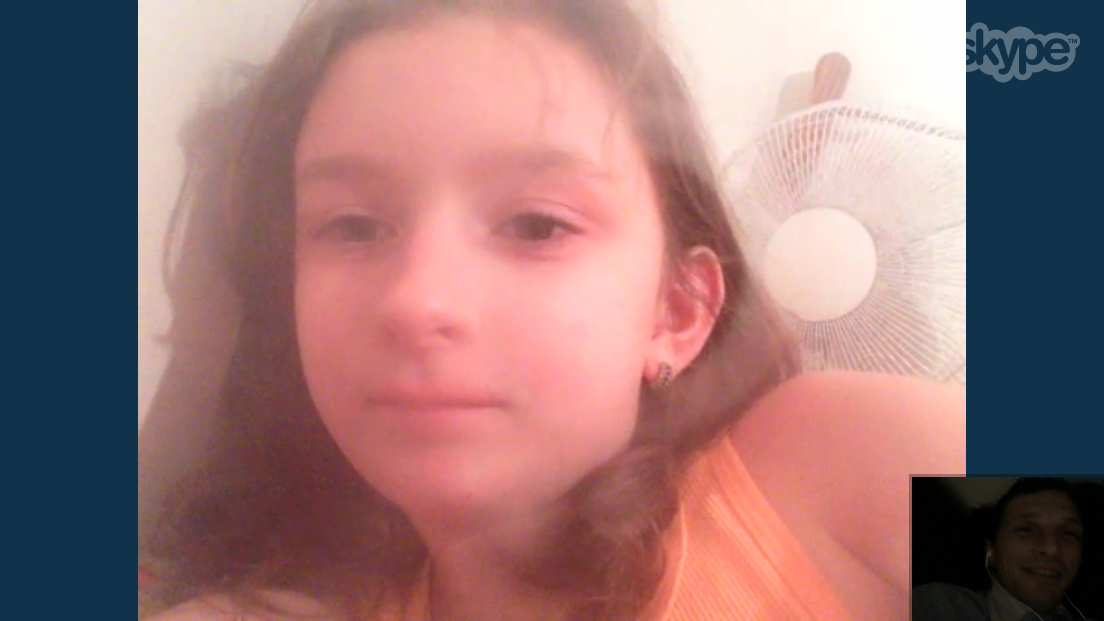
#> input picture lana_kernel_pic.PNG, 2208 x 1242 px (shown at 1/2 size)
$ python dsh_attachment_pixels.py lana_kernel_pic.PNG
#> lines starting #> are read from the running program, lines starting #| are printed output that depends on the picture; after the words box and inside, x2 and y2 are one past the last pixel; in counts of white or black regions, pixels touching at a corner belong together
#!/usr/bin/env python3
"""dsh_attachment_pixels.py - inspect a DSH attachment blob as measurable pixel data.

DSH stores attachments content-addressed:
    ${DSH_HOME:-~/.dsh}/attachments/v1/objects/<first-2-hex>/<full-sha256>
so the sha256 shown in an "[image omitted ...]" placeholder maps directly to a file.

Usage:  python3 dsh_attachment_pixels.py <sha256-or-prefix-or-path>
        python3 dsh_attachment_pixels.py -            # read image bytes on stdin
        cat shot.jpg | python3 dsh_attachment_pixels.py -

Accepts a path (with U+202F/U+00A0 normalised, as macOS screenshot names use a
narrow no-break space), a bare sha256 or any unambiguous prefix of one, or raw
image bytes on stdin. Prints only measured values: dimensions, dominant colours,
a downsampled mean-colour grid, and coarse structural statistics. No
interpretation is added.
"""
import glob
import hashlib
import io
import os
import sys

import numpy as np
from PIL import Image

STORE = os.path.join(os.environ.get("DSH_HOME", os.path.expanduser("~/.dsh")),
                     "attachments", "v1", "objects")

# macOS writes U+202F NARROW NO-BREAK SPACE before AM/PM in screenshot names.
# Shells, editors and chat transports silently mangle it, so normalise it back.
EXOTIC_SPACE = {0x202F: " ", 0x00A0: " ", 0x2007: " ", 0x2009: " ", 0x3000: " "}


def normalise(s):
    return s.translate(EXOTIC_SPACE)


def find_on_disk(arg):
    """Path lookup that survives an invisible-space mangled filename."""
#> called with arg = 'lana_kernel_pic.PNG'
    for cand in (arg, normalise(arg)):
        if os.path.isfile(cand):
            return cand
    if os.sep in normalise(arg):
        hits = glob.glob(normalise(arg))
        if len(hits) == 1:
            return hits[0]
        if len(hits) > 1:
            raise SystemExit("ambiguous path %r matches:\n  %s"
                             % (arg, "\n  ".join(sorted(hits))))
    return None


def describe(arg):
    return "".join(c if 0x20 <= ord(c) <= 0x7E else "<U+%04X>" % ord(c) for c in arg)


def resolve(arg):
    on_disk = find_on_disk(arg)
    if on_disk is not None:
        return on_disk, None

    prefix = normalise(arg).lower()
    for tag in ("sha256:", "attach_sha256:", "blob:", "objects/"):
        if tag in prefix:
            prefix = prefix.split(tag, 1)[1]
    prefix = prefix.strip()
    if not all(c in "0123456789abcdef" for c in prefix) or len(prefix) < 2:
        raise SystemExit(
            "not a path and not a hex sha256: %s\n"
            "  (if this came from a shell, the name may contain U+202F; "
            "pass the sha256 or use stdin: '-')" % describe(arg))

    for d in sorted(os.listdir(STORE)):
        full = os.path.join(STORE, d)
        if not os.path.isdir(full):
            continue
        for name in sorted(os.listdir(full)):
            if name.startswith(prefix):
                return os.path.join(full, name), None

    raise SystemExit(
        "no blob matching %r under %s\n"
        "  the file exists on disk but was never stored as a DSH attachment;\n"
        "  run it by path, or pipe it: cat <file> | %s -"
        % (describe(arg), STORE, os.path.basename(sys.argv[0])))


def main():
    if len(sys.argv) != 2:
        raise SystemExit(__doc__.strip())

    arg = sys.argv[1]
    if arg == "-":
        raw = sys.stdin.buffer.read()
        if not raw:
            raise SystemExit("stdin was empty: nothing to measure")
        path, source = "<stdin>", io.BytesIO(raw)
    else:
        path, _ = resolve(arg)
        raw = open(path, "rb").read()
        source = path

    digest = hashlib.sha256(raw).hexdigest()

    im = Image.open(source)
#> im is the input picture: PIL image 2208x1242 RGB; mean R, G, B 154.1, 117.5, 118.3
    fmt, mode = im.format, im.mode
#> fmt = 'PNG'; mode = 'RGB'
    im = im.convert("RGB")
    w, h = im.size
#> w = 2208; h = 1242
    a = np.asarray(im).astype(np.uint16)

    print("file            %s" % path)
    print("bytes           %d" % len(raw))
    print("sha256          %s" % digest)
    print("name==sha256    %s"
          % (digest == os.path.basename(path) if path != "<stdin>" else "n/a (stdin)"))
    print("format/mode     %s / %s" % (fmt, mode))
#| format/mode     PNG / RGB
    print("dimensions      %dx%d  (aspect %.3f)" % (w, h, w / h))
#| dimensions      2208x1242  (aspect 1.778)

    # ---- dominant colours (16-level bins, JPEG-noise tolerant) ----
    flat = ((a // 24) * 24 + 12).reshape(-1, 3)
    uniq, counts = np.unique(flat, axis=0, return_counts=True)
#> uniq = 153 rows, first 8: [12, 12, 12], [12, 12, 36], [12, 36, 12], [12, 36, 36], [12, 36, 60], [12, 60, 84], [36, 12, 12], [36, 12, 36]; counts = 153 values, max 592550 at index 5, min 1 at index 15, mean 17923.8
    order = np.argsort(-counts)
#> order = 153 values, max 152 at index 14, min 0 at index 10, mean 76
    print("\ntop colours (quantised to 24-level bins):")
    for i in order[:12]:
        r, g, b = (int(v) for v in uniq[i])
        pct = 100.0 * counts[i] / len(flat)
        print("  #%02x%02x%02x  %5.2f%%   rgb(%3d,%3d,%3d)" % (r, g, b, pct, r, g, b))
#> this loop made 12 passes
#> (i, r, g, b, pct) on passes 1 to 12: (5, 12, 60, 84, 21.61), (33, 108, 60, 60, 4.23), (113, 228, 132, 132, 3.98), (141, 252, 180, 180, 3.93), (149, 252, 228, 228, 2.89), (137, 252, 156, 156, 2.87), (91, 204, 108, 108, 2.82), (57, 156, 84, 84, 2.6), (45, 132, 84, 84, 2.56), (124, 228, 204, 204, 2.55), (0, 12, 12, 12, 2.54), (75, 180, 108, 108, 2.43)
#|   #0c3c54  21.61%   rgb( 12, 60, 84)
#|   #6c3c3c   4.23%   rgb(108, 60, 60)
#|   #e48484   3.98%   rgb(228,132,132)
#|   #fcb4b4   3.93%   rgb(252,180,180)
#|   #fce4e4   2.89%   rgb(252,228,228)
#|   #fc9c9c   2.87%   rgb(252,156,156)
#|   #cc6c6c   2.82%   rgb(204,108,108)
#|   #9c5454   2.60%   rgb(156, 84, 84)
#> (further printed lines are left out)

    # ---- coarse spatial layout: mean colour of each cell ----
    gw, gh = 8, 12
    print("\nmean-colour grid %dx%d (row 0 = top):" % (gw, gh))
    for gy in range(gh):
        y0, y1 = h * gy // gh, h * (gy + 1) // gh
        row = []
        for gx in range(gw):
            x0, x1 = w * gx // gw, w * (gx + 1) // gw
            cell = a[y0:y1, x0:x1].reshape(-1, 3).mean(axis=0)
            row.append("#%02x%02x%02x" % tuple(int(v) for v in cell))
        print("  " + " ".join(row))

    # ---- coarse structural stats ----
    lum = (0.2126 * a[..., 0] + 0.7152 * a[..., 1] + 0.0722 * a[..., 2])
    r, g, b = a[..., 0].astype(int), a[..., 1].astype(int), a[..., 2].astype(int)
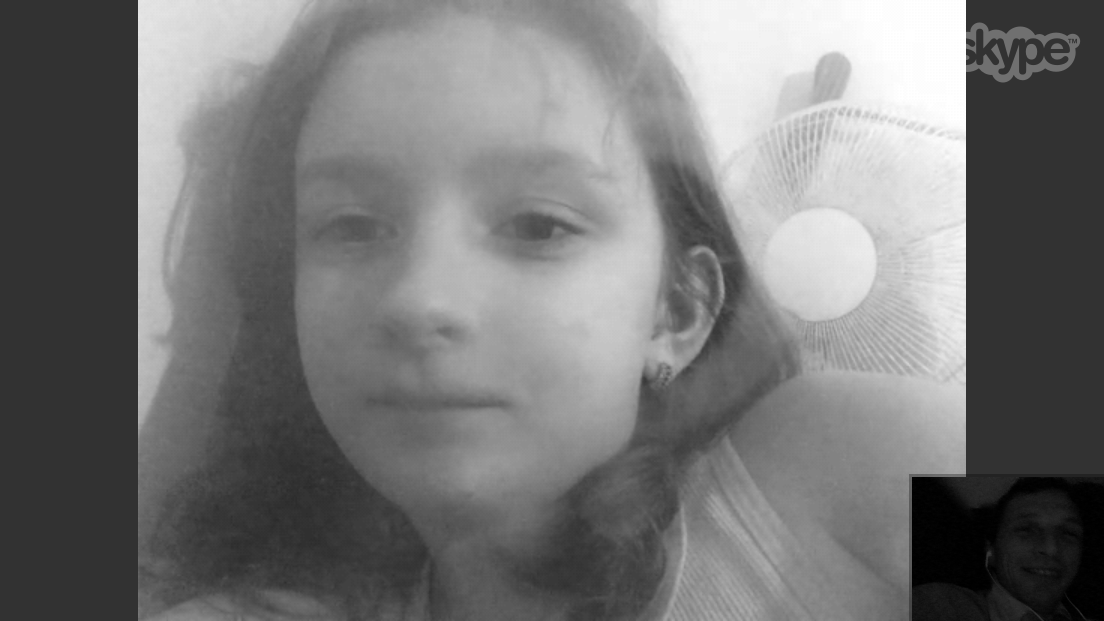
#> g: shape (1242, 2208) int64 (shown at 1/2 size); min 0, max 255, mean 117.5
    mx, mn = np.maximum(np.maximum(r, g), b), np.minimum(np.minimum(r, g), b)
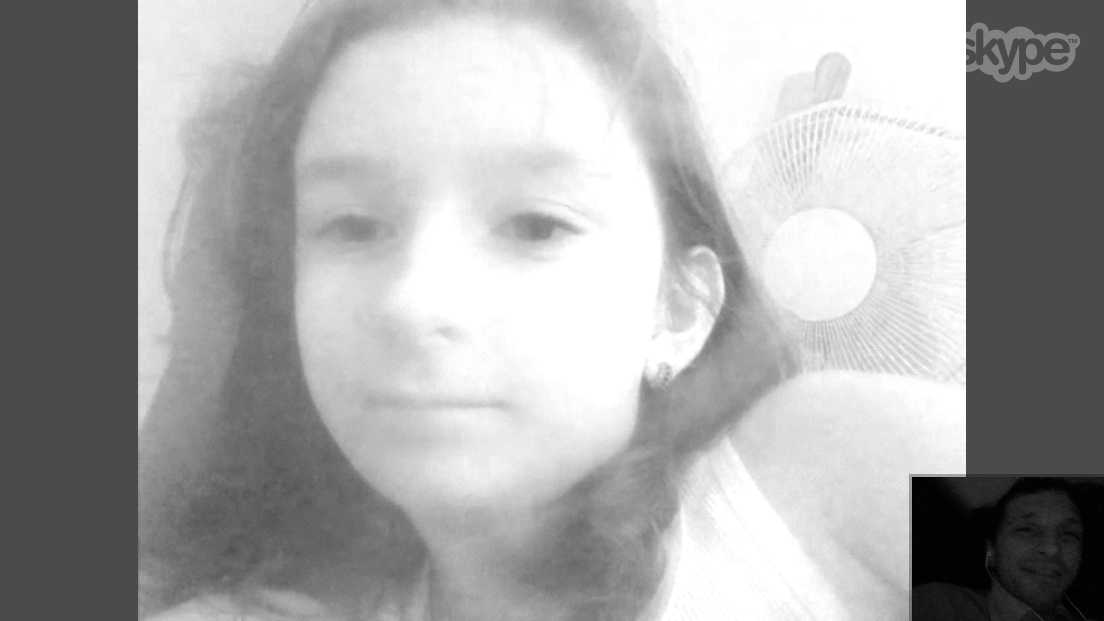
#> mx: shape (1242, 2208) int64 (shown at 1/2 size); min 0, max 255, mean 166.9
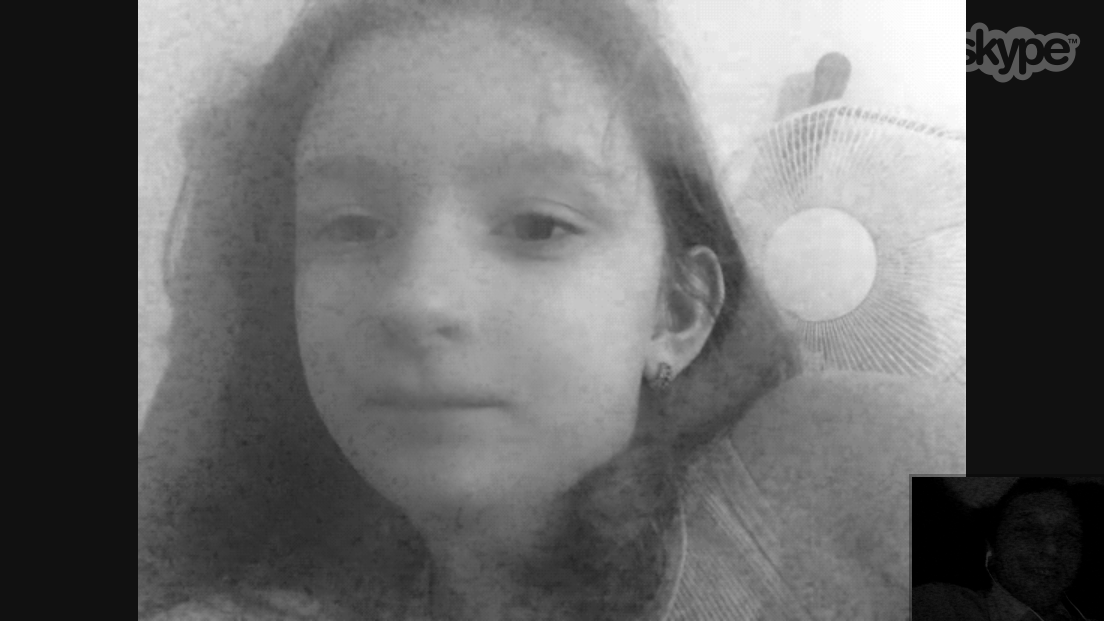
#> mn: shape (1242, 2208) int64 (shown at 1/2 size); min 0, max 255, mean 105
    sat = np.where(mx > 0, (mx - mn) / np.maximum(mx, 1), 0)
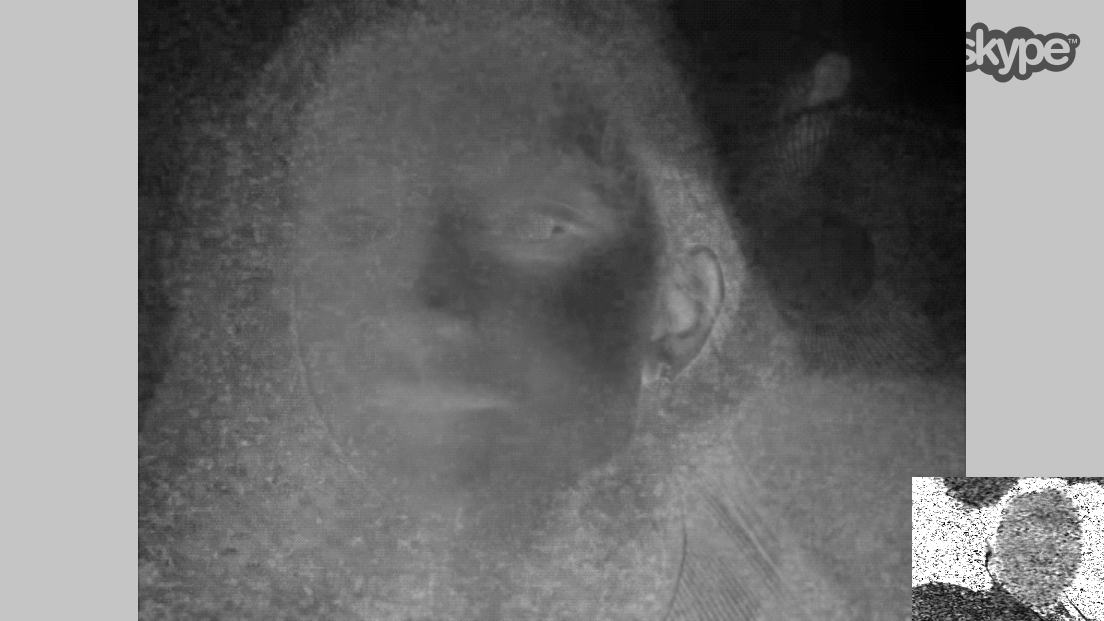
#> sat: shape (1242, 2208) float64 (shown at 1/2 size); min 0, max 1, mean 0.449

    skin = ((r > 95) & (g > 40) & (b > 20) & ((mx - mn) > 15)
            & (abs(r - g) > 15) & (r > g) & (r > b))
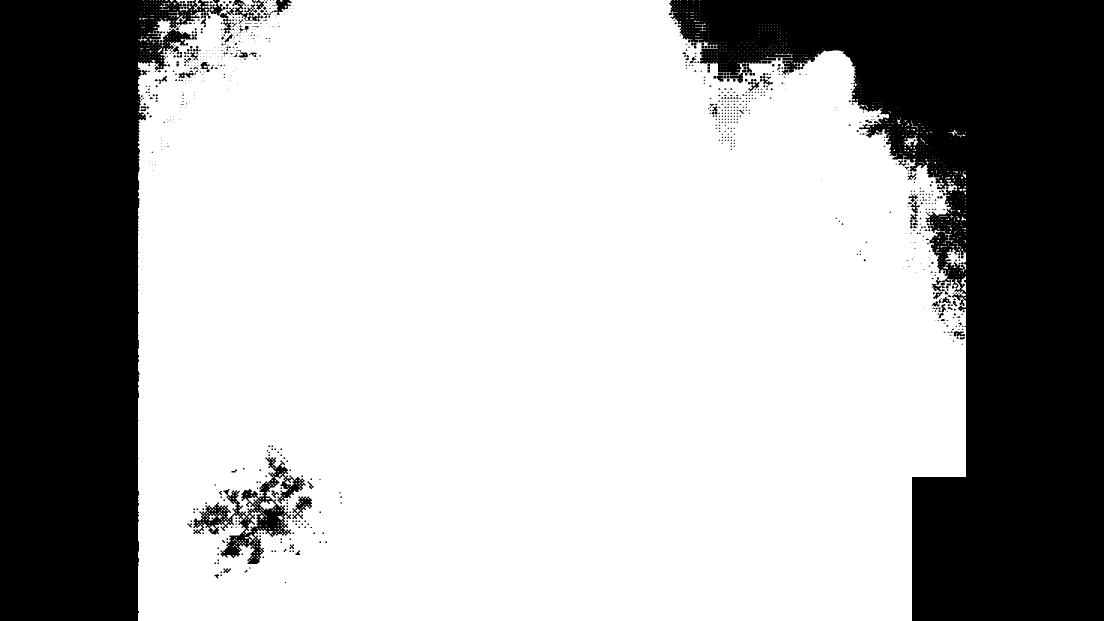
#> skin: shape (1242, 2208) bool (shown at 1/2 size); 68.1% white; 954 black regions (770 under 20 px), largest, box (x1, y1, x2, y2) and area: (1338, 0, 2208, 1242) 492688, (0, 0, 418, 1242) 353245, (387, 915, 612, 1128) 12477
    near_black = lum < 25
#> near_black: shape (1242, 2208) bool; 3.2% white; 210 white regions (205 under 20 px), largest, box (x1, y1, x2, y2) and area: (1824, 954, 2208, 1242) 85588, (2040, 1221, 2082, 1242) 445, (1987, 1196, 1996, 1217) 58, (2068, 1111, 2078, 1122) 50, (2064, 1103, 2073, 1111) 35
    near_white = lum > 230
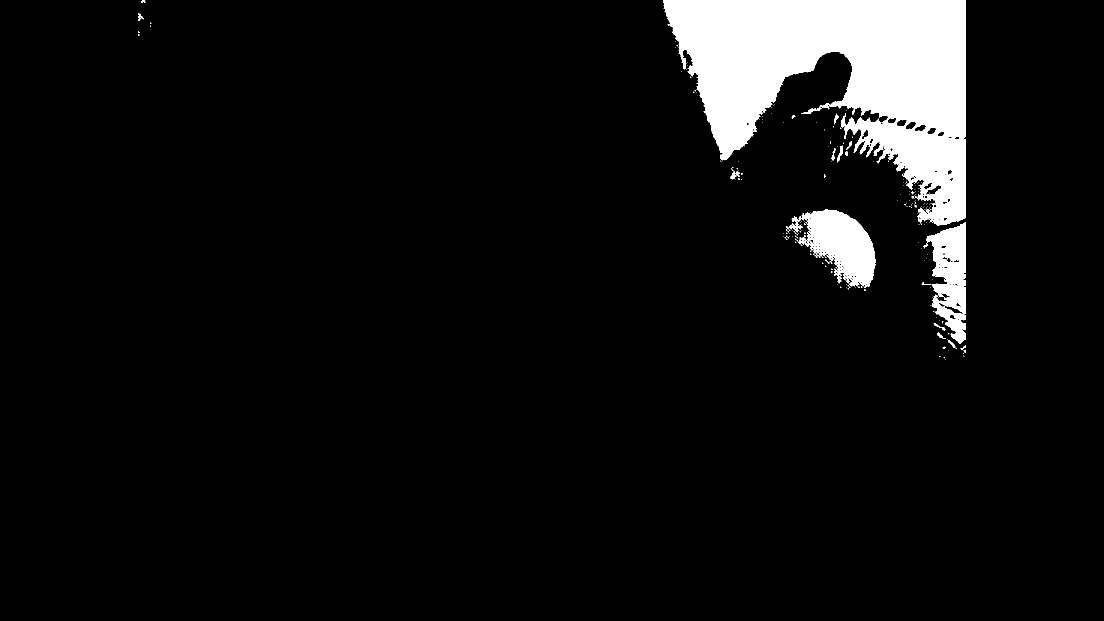
#> near_white: shape (1242, 2208) bool (shown at 1/2 size); 6.4% white; 207 white regions (189 under 20 px), largest, box (x1, y1, x2, y2) and area: (1326, 0, 1932, 452) 149087, (1572, 418, 1751, 576) 14342, (1852, 444, 1932, 687) 11414

    # horizontal banding: low-variance rows signal flat UI chrome / letterboxing
    row_std = lum.std(axis=1)
#> row_std = 1242 values, max 78.73 at index 4, min 45.08 at index 953, mean 60.33
    flat_rows = row_std < 6

    print("\nstatistics (fractions of pixels/rows):")
    print("  mean luminance      %.1f / 255" % lum.mean())
#|   mean luminance      125.3 / 255
    print("  mean saturation     %.3f" % sat.mean())
#|   mean saturation     0.449
    print("  near-black          %5.2f%%" % (100 * near_black.mean()))
#|   near-black           3.16%
    print("  near-white          %5.2f%%" % (100 * near_white.mean()))
#|   near-white           6.43%
    print("  skin-tone heuristic %5.2f%%" % (100 * skin.mean()))
#|   skin-tone heuristic 68.14%
    print("  low-variance rows   %5.2f%%  (flat horizontal bands)" % (100 * flat_rows.mean()))
#|   low-variance rows    0.00%  (flat horizontal bands)

    # ---- column/row transition profile, to locate distinct bands ----
    seg = lum.mean(axis=1)
#> seg = 1242 values, max 169.4 at index 75, min 79.12 at index 1141, mean 125.3
    jumps = np.where(np.abs(np.diff(seg)) > 22)[0]
#> jumps = empty array
    print("  strong row transitions (>22 luma step) at y = %s"
          % (", ".join(str(int(y)) for y in jumps[:24]) or "none"))
#|   strong row transitions (>22 luma step) at y = none


if __name__ == "__main__":
    main()
